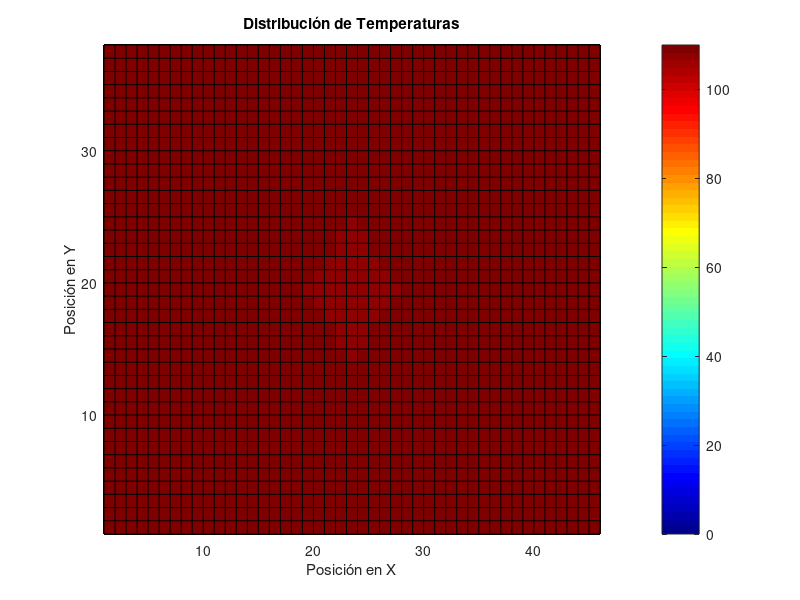
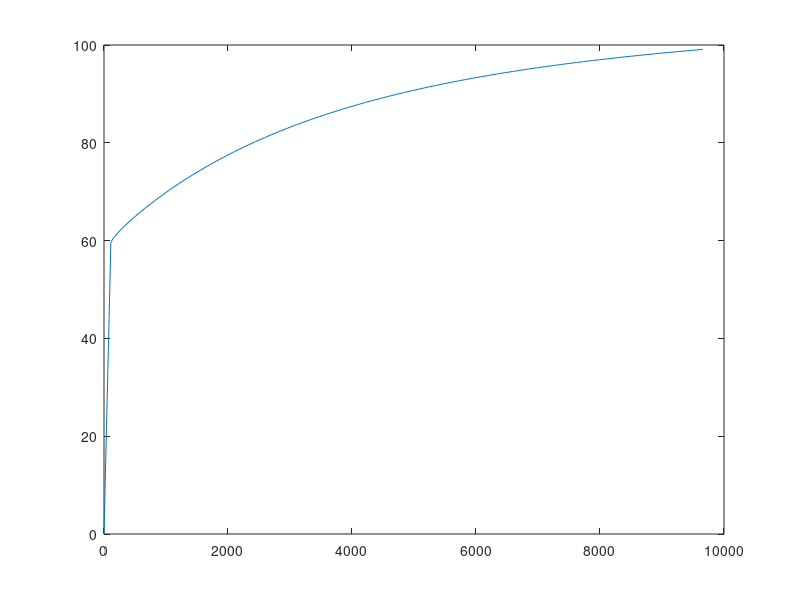

Recreate these plots in MATLAB, in order. (Note: this script raises an error after producing the figures.)
clear all
%Constantes del problema:

    %Parámetros geometricos:
    t=0.2;
    Deltax=t/4;
    Deltay=t/4;
    Deltaw=Deltay;

    % conductividades [W/(m-C)]
    k=zeros(3,1);
    k(1,1)=51;  % Acero
    k(2,1)=398; % Cobre
    k(3,1)=205; % Aluminio

    % Densidades [kg/m^3]
    rho=zeros(3,1);
    rho(1,1)=7870;  % Acero
    rho(2,1)=8960;  % Cobre
    rho(3,1)=2700;  % Aluminio

    % Calores especificos [J/kg-C]
    c_p=zeros(3,1);
    c_p(1,1)=465;  % Acero
    c_p(2,1)=385;  % Cobre
    c_p(3,1)=897;  % Aluminio

    % Absortividades [m^2/s]
    alpha=k./(rho.*c_p);

    %Coeficiente de convección [W/m^2-C]
    h=200;

    %Tempeartura alr
    T_inf=110;

%Generamos tabla con taos maximos para cada tipo de nodo y tiempos máximos:
    
    tao_max=zeros(15,1,3);    %Numero de ecuaciones=15 y son 3 tipos de materiales.
    Deltat_max=zeros(15,1,3); %[s]

    %Nodo A:
    tao_max(1,1,:)=1/4;
    
    %Nodos B:
    for m=1:3
        tao_max(2,1,m)=(1/((2*h*Deltaw)/k(m,1)+4));
    end

    %Nodos C:

    for m=1:3
        tao_max(3,1,m)=(1/((2*h*Deltaw)/k(m,1)+4));
    end

    %Nodos D:

    for m=1:3
        tao_max(4,1,m)=(1/((2*h*Deltaw)/k(m,1)+4));
    end

    %Nodos E:

    for m=1:3
        tao_max(5,1,m)=(1/((2*h*Deltaw)/k(m,1)+4));
    end

    %Nodos F:

    for m=1:3
        tao_max(6,1,m)=(1/((4*h*Deltaw)/k(m,1)+4));
    end

    %Nodos G:

    for m=1:3
        tao_max(7,1,m)=(1/((4*h*Deltaw)/k(m,1)+4));
    end

    %Nodos H:

    for m=1:3
        tao_max(8,1,m)=(1/((4*h*Deltaw)/k(m,1)+4));
    end

     %Nodos I:

    for m=1:3
        tao_max(9,1,m)=(1/((4*h*Deltaw)/k(m,1)+4));
    end

    %Nodos J:

    for m=1:3
        tao_max(10,1,m)=(1/((4*h*Deltaw)/(3*k(m,1))+4));
    end

    %Nodos K:

    for m=1:3
        tao_max(11,1,m)=(1/((4*h*Deltaw)/(3*k(m,1))+4));
    end

    %Nodos L:

    for m=1:3
        tao_max(12,1,m)=(1/((4*h*Deltaw)/(3*k(m,1))+4));
    end

    %Nodos M:

    for m=1:3
        tao_max(13,1,m)=(1/((4*h*Deltaw)/(3*k(m,1))+4));
    end

    %Nodos N:

    for m=1:3
        tao_max(14,1,:)=1/4;
    end

    %Nodo o:

    for m=1:3
        tao_max(15,1,m)=(1/((2*h*Deltaw)/(k(m,1))+4));
    end

    %Nodo p:

    for m=1:3
        tao_max(16,1,m)=(1/((2*h*Deltaw)/(k(m,1))+4));
    end

    %Hallamos tiempos m para cada caso

    for m=1:16
        for n=1:3
             Deltat_min(m,1,n)=((Deltaw^2)*tao_max(m,1,n))/(alpha(n,1));
        end
    end


 % Hallamos el tiempo mínimo que se pueda usar para cada material truncando
 % el valor por debajo para que quede entero (y un poco menor del valor máximo)
    
    Deltat=zeros(3,1);

    for m=1:3
        Deltat(m,1)=min(floor(Deltat_min(:,1,m)));
    end

    %Obtenemos pasos mínimos para el acero de 32s, para el cobre de 4
    %s, y para el aluminio de 5s
   
 % Recalculamos los taos para cada tipo de ecuaciones según el tiempo
 % mínimo obtenido anteriomente

    tao=(1/(Deltaw^2))*(alpha.*Deltat);

 % Generamos matriz de NODOS: según la distribución nodal planteada se
 % tiene una matriz de 45*37 para un totoal de 1665 nodos. 
 % EN ESTE SCRIPT SOLO SOLUCIONAMOS PARA EL ACERO
 
 T=ones(45,37,1);
 T=110.*T; % Se llenan los nodos, con una temperatura igual al de los gases

    % CONDICION INICIAL:

    for m=1:45
        for n=33:37
            T(m,n,1)=15;
        end
    end

    for m=9:13
        for n=21:32
            T(m,n,1)=15;
        end
    end

    for m=21:25
        for n=21:32
            T(m,n,1)=15;
        end
    end

    for m=1:45
        for n=19:21
            T(m,n,1)=15;
        end
    end

    %Condición de simetría:

    for m=1:45
        for n=1:19
            T(m,n,1)=T(-m+46,-n+38,1);
        end
    end

% Crear un mallado con colores (para los nodos, no es fiel al tamaño real 
% los elementos, esta malla considera que todos los elementos tiene el mis
% tamaño lo cual es falso (no para los cálculo pero sí para la 
% representación gráfica))

    figure;

    %Corregimos tamaño de la matriz:
        l=T(:,:,1);
        for m=45:45
             for n=1:37
                 l(m+1,n+1)=l(m,n);
             end
         end

            for m=1:45
                for n=37:37
                    l(m,n)=1;
                end
            end

    pcolor(l(:,:,1)');
    %shading interp;  % Interpolación para suavizar los colores

    % Definir una escala de colores personalizada 
    colormap(jet);  % Utilizamos el mapa de colores "jet" 

    % Agregar una barra de colores
    colorbar;

    % Etiquetas y título del gráfico
    xlabel('Posición en X');
    ylabel('Posición en Y');
    title('Distribución de Temperaturas');
   
    %  ajustar los ejes si es necesario
    %axis([0, 46, 0, 38]);
    

 % COMENZAMOS A SOLUCIONAR: se debe programar cada ecuación cada iteración
 % del while, el criterio de parada se definirá proximamente:

   ts=2; %  time steep (paso temporal)

   % Se itera hasta alcanzar estado estable:
   prom_residuals=1;
   counter=0;
   while(prom_residuals>10^(-2))

   %Nodos A:


    T(:,:,ts)=T(:,:,ts-1);

   for m=2:44
       for n=34:36
           T(m,n,ts)=T(m,n,ts-1)*(1-4*tao(1))+tao(1)*(T(m-1,n,ts-1)+T(m+1,n,ts-1)+T(m,n-1,ts-1)+T(m,n+1,ts-1));
       end
   end

   for m=10:12
       for n=21:33
           T(m,n,ts)=T(m,n,ts-1)*(1-4*tao(1))+tao(1)*(T(m-1,n,ts-1)+T(m+1,n,ts-1)+T(m,n-1,ts-1)+T(m,n+1,ts-1));
       end
   end

   for m=22:24
       for n=21:33
           T(m,n,ts)=T(m,n,ts-1)*(1-4*tao(1))+tao(1)*(T(m-1,n,ts-1)+T(m+1,n,ts-1)+T(m,n-1,ts-1)+T(m,n+1,ts-1));
       end
   end

   for m=2:44
       for n=20:20
           T(m,n,ts)=T(m,n,ts-1)*(1-4*tao(1))+tao(1)*(T(m-1,n,ts-1)+T(m+1,n,ts-1)+T(m,n-1,ts-1)+T(m,n+1,ts-1));
       end
   end

   %Nodos B:
    
   for m=1:1
       for n=20:20
          T(m,n,ts)=T(m,n,ts-1)*(1-tao(1)*(((2*h*Deltaw)/k(1))+4))+tao(1)*(2*T(m+1,n,ts-1)+T(m,n-1,ts-1)+T(m,n+1,ts-1)+(2*h*Deltaw/k(1))*T_inf);
           
       end
   end

   for m=1:1
       for n=34:36
           T(m,n,ts)=T(m,n,ts-1)*(1-tao(1)*(((2*h*Deltaw)/k(1))+4))+tao(1)*(2*T(m+1,n,ts-1)+T(m,n-1,ts-1)+T(m,n+1,ts-1)+(2*h*Deltaw/k(1))*T_inf);
       end
   end

   for m=9:9
       for n=22:32
            T(m,n,ts)=T(m,n,ts-1)*(1-tao(1)*(((2*h*Deltaw)/k(1))+4))+tao(1)*(2*T(m+1,n,ts-1)+T(m,n-1,ts-1)+T(m,n+1,ts-1)+(2*h*Deltaw/k(1))*T_inf);
       end
   end

   for m=21:21
       for n=22:32
            T(m,n,ts)=T(m,n,ts-1)*(1-tao(1)*(((2*h*Deltaw)/k(1))+4))+tao(1)*(2*T(m+1,n,ts-1)+T(m,n-1,ts-1)+T(m,n+1,ts-1)+(2*h*Deltaw/k(1))*T_inf);
       end
   end
    
   %Nodos C:

   for m=13:13
       for n=22:32
            T(m,n,ts)=T(m,n,ts-1)*(1-tao(1)*(((2*h*Deltaw)/k(1))+4))+tao(1)*(2*T(m-1,n,ts-1)+T(m,n-1,ts-1)+T(m,n+1,ts-1)+(2*h*Deltaw/k(1))*T_inf);
       end
   end

   for m=25:25
       for n=22:32
            T(m,n,ts)=T(m,n,ts-1)*(1-tao(1)*(((2*h*Deltaw)/k(1))+4))+tao(1)*(2*T(m-1,n,ts-1)+T(m,n-1,ts-1)+T(m,n+1,ts-1)+(2*h*Deltaw/k(1))*T_inf);
       end
   end

   for m=45:45
       for n=20:20
            T(m,n,ts)=T(m,n,ts-1)*(1-tao(1)*(((2*h*Deltaw)/k(1))+4))+tao(1)*(2*T(m-1,n,ts-1)+T(m,n-1,ts-1)+T(m,n+1,ts-1)+(2*h*Deltaw/k(1))*T_inf);
       end
   end

   for m=45:45
       for n=34:36
            T(m,n,ts)=T(m,n,ts-1)*(1-tao(1)*(((2*h*Deltaw)/k(1))+4))+tao(1)*(2*T(m-1,n,ts-1)+T(m,n-1,ts-1)+T(m,n+1,ts-1)+(2*h*Deltaw/k(1))*T_inf);
       end
   end

   %Nodos D:

   for m=2:44
       for n=37:37
           T(m,n,ts)=T(m,n,ts-1)*(1-tao(1)*(((2*h*Deltaw)/k(1))+4))+tao(1)*(2*T(m,n-1,ts-1)+T(m-1,n,ts-1)+T(m+1,n,ts-1)+(2*h*Deltaw/k(1))*T_inf);
       end
   end

   for m=2:8
       for n=21:21
           T(m,n,ts)=T(m,n,ts-1)*(1-tao(1)*(((2*h*Deltaw)/k(1))+4))+tao(1)*(2*T(m,n-1,ts-1)+T(m-1,n,ts-1)+T(m+1,n,ts-1)+(2*h*Deltaw/k(1))*T_inf);
       end
   end

   for m=14:20
       for n=21:21
           T(m,n,ts)=T(m,n,ts-1)*(1-tao(1)*(((2*h*Deltaw)/k(1))+4))+tao(1)*(2*T(m,n-1,ts-1)+T(m-1,n,ts-1)+T(m+1,n,ts-1)+(2*h*Deltaw/k(1))*T_inf);
       end
   end

   for m=26:44
       for n=21:21
           T(m,n,ts)=T(m,n,ts-1)*(1-tao(1)*(((2*h*Deltaw)/k(1))+4))+tao(1)*(2*T(m,n-1,ts-1)+T(m-1,n,ts-1)+T(m+1,n,ts-1)+(2*h*Deltaw/k(1))*T_inf);
       end
   end

   %Nodos E

   for m=2:8
       for n=33:33
           T(m,n,ts)=T(m,n,ts-1)*(1-tao(1)*(((2*h*Deltaw)/k(1))+4))+tao(1)*(2*T(m,n+1,ts-1)+T(m-1,n,ts-1)+T(m+1,n,ts-1)+(2*h*Deltaw/k(1))*T_inf);
       end
   end

   for m=14:20
       for n=33:33
            T(m,n,ts)=T(m,n,ts-1)*(1-tao(1)*(((2*h*Deltaw)/k(1))+4))+tao(1)*(2*T(m,n+1,ts-1)+T(m-1,n,ts-1)+T(m+1,n,ts-1)+(2*h*Deltaw/k(1))*T_inf);
       end
   end

   for m=26:44
       for n=33:33
            T(m,n,ts)=T(m,n,ts-1)*(1-tao(1)*(((2*h*Deltaw)/k(1))+4))+tao(1)*(2*T(m,n+1,ts-1)+T(m-1,n,ts-1)+T(m+1,n,ts-1)+(2*h*Deltaw/k(1))*T_inf);
       end
   end

   %Nodos F

   for m=1:1
       for n=37:37
           T(m,n,ts)=T(m,n,ts-1)*(1-tao(1)*(((4*h*Deltaw)/k(1))+4))+tao(1)*(2*T(m,n-1,ts-1)+2*T(m+1,n,ts-1)+(4*h*Deltaw/k(1))*T_inf);
       end
   end

   for m=1:1
       for n=21:21
           T(m,n,ts)=T(m,n,ts-1)*(1-tao(1)*(((4*h*Deltaw)/k(1))+4))+tao(1)*(2*T(m,n-1,ts-1)+2*T(m+1,n,ts-1)+(4*h*Deltaw/k(1))*T_inf);
       end
   end

   %Nodos G

   for m=1:1
       for n=33:33
           T(m,n,ts)=T(m,n,ts-1)*(1-tao(1)*(((4*h*Deltaw)/k(1))+4))+tao(1)*(2*T(m,n+1,ts-1)+2*T(m+1,n,ts-1)+(4*h*Deltaw/k(1))*T_inf);
       end
   end

   %Nodos H

   for m=45:45
       for n=37:37
           T(m,n,ts)=T(m,n,ts-1)*(1-tao(1)*(((4*h*Deltaw)/k(1))+4))+tao(1)*(2*T(m-1,n,ts-1)+2*T(m,n-1,ts-1)+(4*h*Deltaw/k(1))*T_inf);
       end
   end

   for m=45:45
       for n=21:21
           T(m,n,ts)=T(m,n,ts-1)*(1-tao(1)*(((4*h*Deltaw)/k(1))+4))+tao(1)*(2*T(m-1,n,ts-1)+2*T(m,n-1,ts-1)+(4*h*Deltaw/k(1))*T_inf);
       end
   end

   %Nodos I

   for m=45:45
       for n=33:33
           T(m,n,ts)=T(m,n,ts-1)*(1-tao(1)*(((4*h*Deltaw)/k(1))+4))+tao(1)*(2*T(m-1,n,ts-1)+2*T(m,n+1,ts-1)+(4*h*Deltaw/k(1))*T_inf);
       end
   end

   %Nodos J

   for m=9:9
       for n=33:33
            T(m,n,ts)=T(m,n,ts-1)*(1-tao(1)*(4)*(((h*Deltaw)/(3*k(1)))+1))+tao(1)*(2/3)*(T(m-1,n,ts-1)+2*T(m+1,n,ts-1)+T(m,n-1,ts-1)+2*T(m,n+1,ts-1)+(2*h*Deltaw/k(1))*T_inf);
       end
   end


   for m=21:21
       for n=33:33
            T(m,n,ts)=T(m,n,ts-1)*(1-tao(1)*(4)*(((h*Deltaw)/(3*k(1)))+1))+tao(1)*(2/3)*(T(m-1,n,ts-1)+2*T(m+1,n,ts-1)+T(m,n-1,ts-1)+2*T(m,n+1,ts-1)+(2*h*Deltaw/k(1))*T_inf);
       end
   end
    
    %Nodos K
  

   for m=13:13
       for n=33:33
             T(m,n,ts)=T(m,n,ts-1)*(1-tao(1)*(4)*(((h*Deltaw)/(3*k(1)))+1))+tao(1)*(2/3)*(2*T(m-1,n,ts-1)+T(m+1,n,ts-1)+T(m,n-1,ts-1)+2*T(m,n+1,ts-1)+(2*h*Deltaw/k(1))*T_inf);
       end
   end

   for m=25:25
       for n=33:33
            T(m,n,ts)=T(m,n,ts-1)*(1-tao(1)*(4)*(((h*Deltaw)/(3*k(1)))+1))+tao(1)*(2/3)*(2*T(m-1,n,ts-1)+T(m+1,n,ts-1)+T(m,n-1,ts-1)+2*T(m,n+1,ts-1)+(2*h*Deltaw/k(1))*T_inf);
       end
   end

    %Nodos L

   for m=9:9
       for n=21:21
            T(m,n,ts)=T(m,n,ts-1)*(1-tao(1)*(4)*(((h*Deltaw)/(3*k(1)))+1))+tao(1)*(2/3)*(T(m-1,n,ts-1)+2*T(m+1,n,ts-1)+2*T(m,n-1,ts-1)+T(m,n+1,ts-1)+(2*h*Deltaw/k(1))*T_inf);
       end
   end

   for m=21:21
       for n=21:21
            T(m,n,ts)=T(m,n,ts-1)*(1-tao(1)*(4)*(((h*Deltaw)/(3*k(1)))+1))+tao(1)*(2/3)*(T(m-1,n,ts-1)+2*T(m+1,n,ts-1)+2*T(m,n-1,ts-1)+T(m,n+1,ts-1)+(2*h*Deltaw/k(1))*T_inf);
       end
   end

   %Nodos M

   for m=13:13
       for n=21:21
            T(m,n,ts)=T(m,n,ts-1)*(1-tao(1)*(4)*(((h*Deltaw)/(3*k(1)))+1))+tao(1)*(2/3)*(2*T(m-1,n,ts-1)+T(m+1,n,ts-1)+2*T(m,n-1,ts-1)+T(m,n+1,ts-1)+(2*h*Deltaw/k(1))*T_inf);
       end
   end

   for m=25:25
       for n=21:21
            T(m,n,ts)=T(m,n,ts-1)*(1-tao(1)*(4)*(((h*Deltaw)/(3*k(1)))+1))+tao(1)*(2/3)*(2*T(m-1,n,ts-1)+T(m+1,n,ts-1)+2*T(m,n-1,ts-1)+T(m,n+1,ts-1)+(2*h*Deltaw/k(1))*T_inf);
       end
   end

   %Nodos N

   for m=2:44
       for n=19:19
           T(m,n,ts)=T(m,n,ts-1)*(1-4*tao(1))+tao(1)*(2*T(m,n+1,ts-1)+T(m-1,n,ts-1)+T(m+1,n,ts-1));
       end
   end

   %Nodo O

   for m=1:1
       for n=19:19
            T(m,n,ts)=T(m,n,ts-1)*(1-tao(1)*(((2*h*Deltaw)/k(1))+4))+tao(1)*2*(T(m,n+1,ts-1)+T(m+1,n,ts-1)+(h*Deltaw/k(1))*T_inf);
       end
   end

   %Nodo P

   for m=45:45
       for n=19:19
            T(m,n,ts)=T(m,n,ts-1)*(1-tao(1)*(((2*h*Deltaw)/k(1))+4))+tao(1)*2*(T(m-1,n,ts-1)+T(m,n+1,ts-1)+(h*Deltaw/k(1))*T_inf);
       end
   end

   %Condición de simetría:

    for m=1:45
        for n=1:19
            T(m,n,ts)=T(-m+46,-n+38,ts);
        end
    end

    for m=45:45
        for n=1:37
            l(m+1,n+1,ts)=1;
        end
    end

    for m=1:45
        for n=37:37
            l(m+1,n+1,1)=1;
        end
    end

    l=T(:,:,ts);

    for m=45:45
          for n=1:37
               l(m+1,n+1)=l(m,n);
          end
    end

    for m=1:45
          for n=37:37
               l(m+1,n+1)=l(m,n);
          end
    end

    residuals=abs(T(:,:,ts)-T(:,:,ts-1));
    prom_residuals=mean(residuals,"all");
    
    pcolor(l');
    % Definir una escala de colores personalizada 
    colormap(jet);  % Utilizamos el mapa de colores "jet" 

    % Agregar una barra de colores
    colorbar;

    % Etiquetas y título del gráfico
    xlabel('Posición en X');
    ylabel('Posición en Y');
    title('Distribución de Temperaturas');
    hold on
    pause(0.01)
   
    if(T(23,19,ts)>=100 && counter==0)
        ts_crit=ts;
        counter=1;
    end

    ts=ts+1;
    T_prom(ts)=mean(T(:,:),"all");
    time(ts)=ts*Deltat(1,1);
    
   end

   figure
   plot(time,T_prom);
   yline(110,'-');
   xlabel('Tiempo [s]');
   ylabel('Temperatura promedio[C]');
   title('Temperatura promedio vs tiempo (AISI 1010 en gases)');
   



    